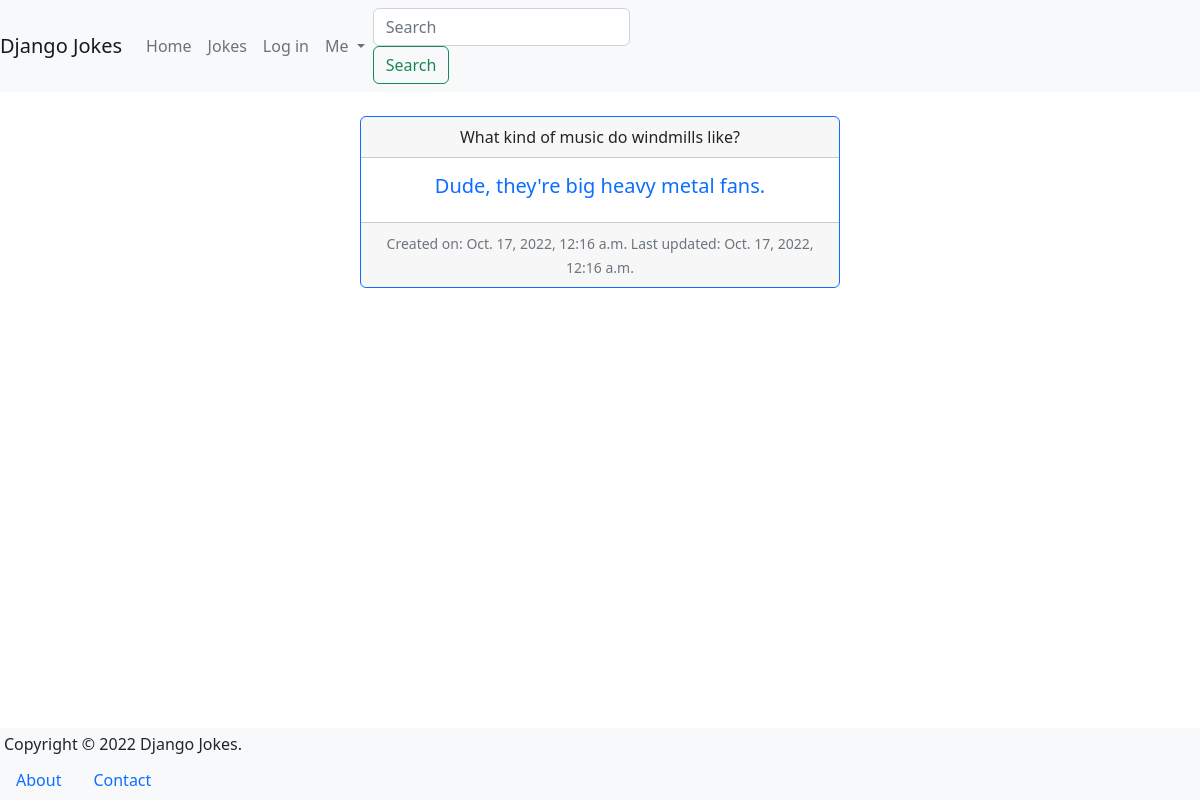
Before: /jokes/joke/2/ with the older database file.
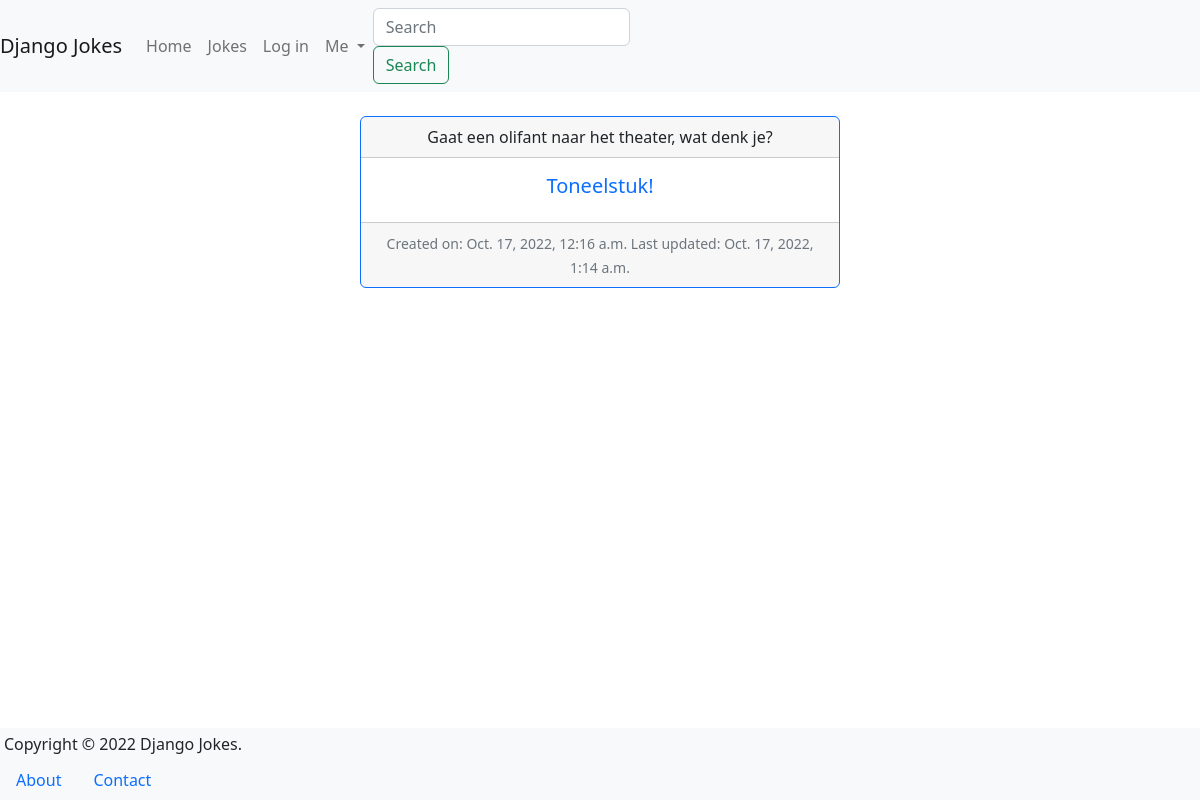
After: the same page with the newer database file.
### jokes/models.py (models this page shows, shortened)
class Joke(models.Model):
    question = models.TextField(max_length=200)
    answer = models.TextField(max_length=100, blank=True)
    created = models.DateTimeField(auto_now_add=True)
    updated = models.DateTimeField(auto_now=True)

### jokes/views.py (the view)
# urls.py: path('joke/<int:pk>/', JokeDetailView.as_view(), name='detail'),
class JokeDetailView(DetailView):
    model = Joke

### pages/templates/jokes/joke_detail.html (shortened to what this page needs)
{% extends "_base.html" %}
{% block main %}
  <div class="card border-primary m-auto mb-3 text-center"
 style="max-width: 30rem">
 <div class="card-header">{{ joke.question }}</div>
 <div class="card-body text-primary">
   <h5 class="card-title">{{ joke.answer }}</h5>
 </div>
<div class="card-footer">
 <small class="text-muted">
   Created on: {{ joke.created }}
   Last updated: {{ joke.updated }}
  </small>
 </div>
 </div>
{% endblock %}

### pages/templates/_base.html (shortened to what this page needs)
<!DOCTYPE html>
<html lang="en">
<head>
<link href="https://cdn.jsdelivr.net/npm/bootstrap@5.2.2/dist/css/bootstrap.min.css" rel="stylesheet">
</head>
<body>
<header>
  <nav class="navbar navbar-expand-lg navbar-light bg-light">
    <a class="navbar-brand" href="{% url 'pages:homepage' %}"> Django Jokes</a>
    <div class="collapse navbar-collapse" id="navbarSupportedContent">
      <ul class="navbar-nav mr-auto">
        <li class="nav-item active">
         <a class="nav-link" href="{% url 'pages:homepage' %}">Home
          </a>
        </li>
        <li class="nav-item">
          <a class="nav-link" href="{% url 'jokes:list' %}">Jokes</a>
        </li>
        <li class="nav-item">
          <a class="nav-link" href="#">Log in</a>
        </li>
        <li class="nav-item dropdown">
          <a class="nav-link dropdown-toggle" href="#" id="navbarDropdown"
             role="button" data-toggle="dropdown" aria-haspopup="true"
             aria-expanded="false">
            Me
          </a>
        </li>
      </ul>
      <form class="form-inline my-2 my-lg-0">
        <input class="form-control mr-sm-2" type="search"
        placeholder="Search" aria-label="Search">
        <button class="btn btn-outline-success my-2 my-sm-0" type="submit">
          Search
        </button>
      </form>
    </div>
  </nav>
</header>
<main class="m-4 pb-5">
  {% block main %}<h2>Welcome!</h2>{% endblock %}
</main>
<footer class="fixed-bottom bg-light row">
    <div class="col">
      <div class="float-right m-1 mr-2">Copyright &copy; 2022 Django Jokes.</div>
      <nav>
        <ul class="nav">
          <a class="nav-link" href="{% url 'pages:about-us' %}">About</a></li>
          <li class="nav-item"><a class="nav-link" href="#">Contact</a></li>
        </ul>
      </nav>
    </div>
</footer>
</body>
</html>

Changed rows visible on the page:
changed Joke: question "What kind of music do windmills like?" → "Gaat een olifant naar het theater, wat denk je?"; answer "Dude, they're big heavy metal fans." → "Toneelstuk!"; updated "Oct. 17, 2022, 12:16 a.m." → "Oct. 17, 2022, 1:14 a.m."
